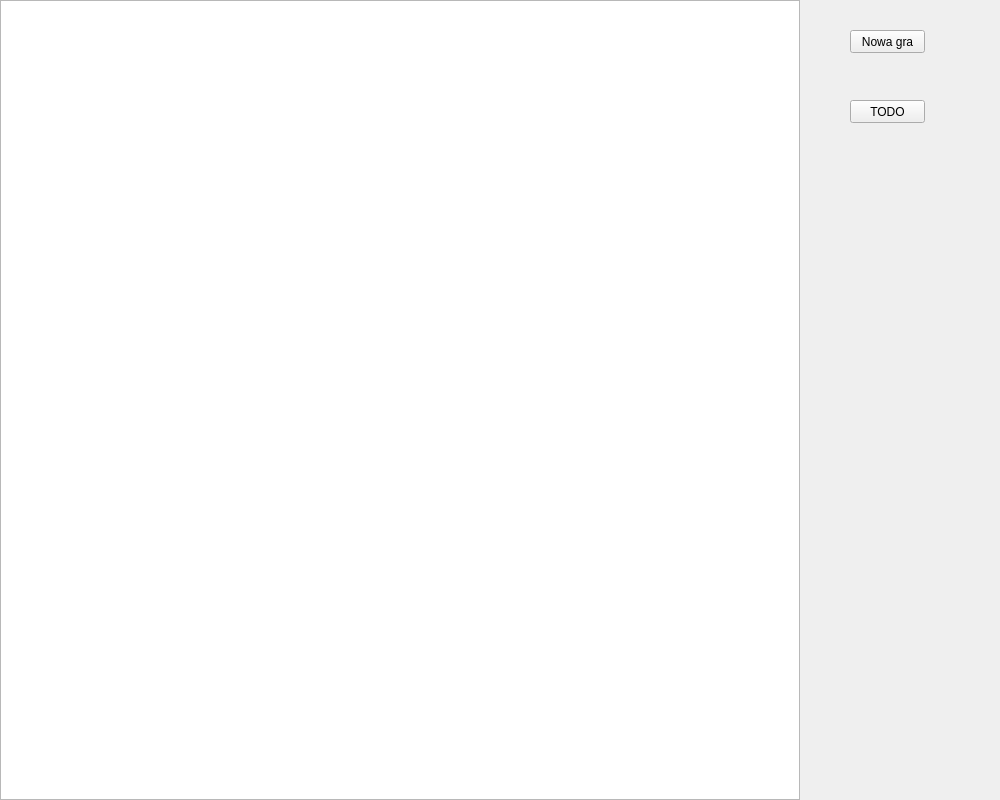
<?xml version="1.0" encoding="UTF-8"?>
<ui version="4.0">
 <class>CGlowneOkno</class>
 <widget class="QMainWindow" name="CGlowneOkno">
  <property name="geometry">
   <rect>
    <x>0</x>
    <y>0</y>
    <width>1000</width>
    <height>800</height>
   </rect>
  </property>
  <property name="sizePolicy">
   <sizepolicy hsizetype="Fixed" vsizetype="Fixed">
    <horstretch>0</horstretch>
    <verstretch>0</verstretch>
   </sizepolicy>
  </property>
  <property name="windowTitle">
   <string>ChessMaster3000</string>
  </property>
  <widget class="QWidget" name="centralwidget">
   <property name="sizePolicy">
    <sizepolicy hsizetype="Fixed" vsizetype="Fixed">
     <horstretch>0</horstretch>
     <verstretch>0</verstretch>
    </sizepolicy>
   </property>
   <widget class="QGraphicsView" name="widok">
    <property name="geometry">
     <rect>
      <x>0</x>
      <y>0</y>
      <width>800</width>
      <height>800</height>
     </rect>
    </property>
    <property name="sizePolicy">
     <sizepolicy hsizetype="Fixed" vsizetype="Fixed">
      <horstretch>0</horstretch>
      <verstretch>0</verstretch>
     </sizepolicy>
    </property>
   </widget>
   <widget class="QPushButton" name="nowaGraPrzycisk">
    <property name="geometry">
     <rect>
      <x>850</x>
      <y>30</y>
      <width>75</width>
      <height>23</height>
     </rect>
    </property>
    <property name="text">
     <string>Nowa gra</string>
    </property>
   </widget>
   <widget class="QPushButton" name="pushButton_2">
    <property name="geometry">
     <rect>
      <x>850</x>
      <y>100</y>
      <width>75</width>
      <height>23</height>
     </rect>
    </property>
    <property name="text">
     <string>TODO</string>
    </property>
   </widget>
  </widget>
 </widget>
 <resources/>
 <connections/>
</ui>
